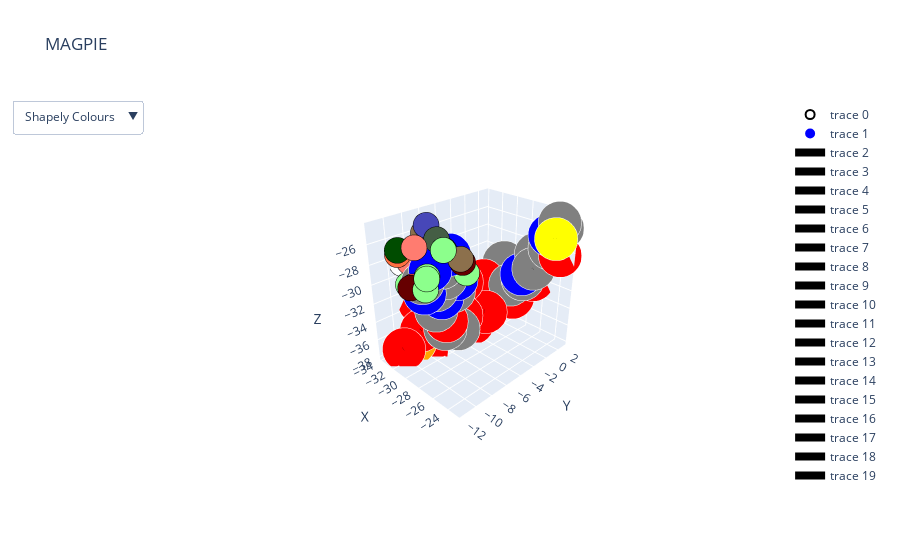

Here is the notebook cell this chart was saved with:
### Code cell
#@title #4. Plot points in 3d viewer
#@markdown This might take a couple of minutes depending of the size of the data set. Takes ~1 around one minute for protein-protein example.
from matplotlib.pyplot import plot
configure_plotly_browser_state()
df_target,df_binder = sequence_logo_main.plot(pdb_files, target_chain,binding_chain,is_ligand,plot_list, distance)

### Figure 1 — Plotly figure (JSON) as saved in the notebook; plotly's stock layout.template omitted (floating-point values rounded to 4 significant figures)
{"data": [{"hoverinfo": "text", "hoverlabel": {"bgcolor": "yellow", "bordercolor": "black"}, "marker": {"color": ["#FFFFFF", "#FFFFFF", "#FF7C70", "#455E45", "#660000", "#FF4C4C", "#8CFF8C", "#FF4C4C", "#8CFF8C", "#660000", "#660000", "#8CFF8C", "#004C00", "#FF7C70", "#FF7042", "#00007C", "#00007C", "#455E45", "#4747B8", "#660000", "#004C00", "#8CFF8C", "#8CFF8C", "#8CFF8C", "#8C704C", "#FFFFFF", "#FF7C70", "#455E45", "#660000", "#FF4C4C", "#8CFF8C", "#FF4C4C", "#8CFF8C", "#660000", "#660000", "#8CFF8C", "#00007C", "#00007C", "#8C704C", "#660000", "#004C00", "#8C704C"], "line": {"color": "black", "width": 2}, "size": 9}, "mode": "markers", "text": ["GLY", "GLY", "ASN", "LEU", "GLU", "GLN", "ALA", "GLN", "ALA", "GLU", "GLU", "ALA", "ILE", "ASN", "SER", "ARG", "ARG", "LEU", "LYS", "GLU", "ILE", "ALA", "ALA", "ALA", "TYR", "GLY", "ASN", "LEU", "GLU", "GLN", "ALA", "GLN", "ALA", "GLU", "GLU", "ALA", "ARG", "ARG", "TYR", "GLU", "ILE", "TYR"], "x": [-33.45, -33.64, -32.16, -33.52, -30.24, -30.22, -30.87, -30.51, -28.68, -30.6, -30.88, -27.92, -30.24, -29.17, -31.26, -33.27, -33.18, -28.21, -30.98, -27.84, -29.96, -27.55, -27.48, -27.3, -26.43, -33.45, -32.16, -33.52, -30.24, -30.22, -30.87, -30.51, -28.68, -30.6, -30.88, -27.92, -33.27, -33.18, -32.85, -27.84, -29.96, -26.43], "y": [-8.423, -8.81, -9.009, -8.149, -10.48, -10.27, -10.24, -9.035, -10.07, -8.883, -8.611, -5.899, -11.55, -10.62, -10.87, -8.781, -9.006, -9.008, -7.803, -6.447, -6.739, -10.72, -10.82, -9.092, -8.006, -8.423, -9.009, -8.149, -10.48, -10.27, -10.24, -9.035, -10.07, -8.883, -8.611, -5.899, -8.781, -9.006, -6.682, -6.447, -6.739, -8.006], "z": [-28.57, -28.63, -27.93, -27.77, -29.36, -29.3, -29.34, -28.65, -29.11, -28.55, -28.59, -28.66, -25.46, -25.19, -26.37, -27.48, -27.48, -24.66, -24.43, -27.43, -26.79, -27.24, -27.37, -25.31, -26.17, -28.57, -27.93, -27.77, -29.36, -29.3, -29.34, -28.65, -29.11, -28.55, -28.59, -28.66, -27.48, -27.48, -25.96, -27.43, -26.79, -26.17], "type": "scatter3d"}, {"hoverinfo": "text", "hoverlabel": {"bgcolor": "gray", "bordercolor": "white"}, "marker": {"color": ["#0000FF", "#808080", "#0000FF", "#808080", "#808080", "#808080", "#0000FF", "#0000FF", "#808080", "#0000FF", "#808080", "#808080", "#FF0000", "#808080", "#FF0000", "#FFA500", "#FF0000", "#FF0000", "#FF0000", "#808080", "#FF0000", "#808080", "#FF0000", "#FFA500", "#FF0000", "#FF0000", "#FF0000", "#FFA500", "#FF0000", "#FF0000", "#FF0000", "#808080", "#808080", "#808080", "#808080", "#808080", "#FF0000", "#808080", "#FF0000", "#0000FF", "#808080", "#808080", "#808080", "#FF0000", "#0000FF", "#808080", "#808080", "#FFFF00"], "line": {"color": "white", "width": 5}, "size": 15}, "mode": "markers", "text": ["N1A", "C2A", "N3A", "C4A", "C5A", "C6A", "N6A", "N7A", "C8A", "N9A", "C1B", "C2B", "O2B", "C3B", "O3B", "P3B", "O7A", "O8A", "O9A", "C4B", "O4B", "C5B", "O5B", "P1A", "O1A", "O2A", "O3A", "P2A", "O4A", "O5A", "O6A", "CBP", "CCP", "CDP", "CEP", "CAP", "OAP", "C9P", "O9P", "N8P", "C7P", "C6P", "C5P", "O5P", "N4P", "C3P", "C2P", "S1P"], "x": [-29.74, -29.99, -30.22, -30.14, -29.87, -29.69, -29.54, -29.78, -30.0, -30.25, -30.61, -31.91, -33.09, -31.68, -31.89, -32.39, -32.27, -33.83, -31.56, -30.17, -29.6, -29.77, -30.35, -30.35, -30.56, -29.01, -31.53, -31.9, -33.31, -31.71, -30.86, -29.89, -30.93, -29.95, -30.12, -28.5, -28.11, -27.35, -26.86, -26.9, -25.78, -26.21, -25.02, -24.0, -25.14, -24.04, -23.62, -22.95], "y": [-8.624, -9.392, -9.026, -7.696, -6.775, -7.282, -6.51, -5.494, -5.666, -6.967, -7.453, -6.85, -7.515, -7.006, -8.39, -8.938, -10.39, -8.426, -8.188, -6.766, -7.06, -5.381, -4.41, -2.828, -2.61, -2.253, -2.117, -1.775, -1.327, -3.015, -0.682, 1.543, 0.626, 2.941, 1.652, 0.892, 0.856, 1.454, 2.542, 0.685, 1.07, 1.913, 2.425, 2.795, 2.431, 2.815, 1.698, 0.353], "z": [-28.09, -29.16, -30.42, -30.55, -29.56, -28.25, -27.17, -30.08, -31.36, -31.72, -33.05, -33.59, -33.13, -35.09, -35.45, -36.88, -36.92, -37.04, -37.96, -35.24, -33.95, -35.68, -34.78, -35.12, -36.58, -34.7, -34.32, -32.81, -32.77, -31.95, -32.29, -32.24, -32.89, -32.88, -30.73, -32.5, -33.85, -31.66, -31.95, -30.67, -29.82, -28.64, -27.86, -28.44, -26.54, -25.66, -24.73, -25.74], "type": "scatter3d"}, {"line": {"color": "black", "width": 8}, "mode": "lines", "x": [-29.74, -29.99], "y": [-8.624, -9.392], "z": [-28.09, -29.16], "type": "scatter3d"}, {"line": {"color": "black", "width": 8}, "mode": "lines", "x": [-29.74, -29.69], "y": [-8.624, -7.282], "z": [-28.09, -28.25], "type": "scatter3d"}, {"line": {"color": "black", "width": 8}, "mode": "lines", "x": [-29.74, -29.99], "y": [-8.624, -9.392], "z": [-28.09, -29.16], "type": "scatter3d"}, {"line": {"color": "black", "width": 8}, "mode": "lines", "x": [-29.99, -30.22], "y": [-9.392, -9.026], "z": [-29.16, -30.42], "type": "scatter3d"}, {"line": {"color": "black", "width": 8}, "mode": "lines", "x": [-29.99, -30.22], "y": [-9.392, -9.026], "z": [-29.16, -30.42], "type": "scatter3d"}, {"line": {"color": "black", "width": 8}, "mode": "lines", "x": [-30.22, -30.14], "y": [-9.026, -7.696], "z": [-30.42, -30.55], "type": "scatter3d"}, {"line": {"color": "black", "width": 8}, "mode": "lines", "x": [-30.22, -30.14], "y": [-9.026, -7.696], "z": [-30.42, -30.55], "type": "scatter3d"}, {"line": {"color": "black", "width": 8}, "mode": "lines", "x": [-30.14, -29.87], "y": [-7.696, -6.775], "z": [-30.55, -29.56], "type": "scatter3d"}, {"line": {"color": "black", "width": 8}, "mode": "lines", "x": [-30.14, -30.25], "y": [-7.696, -6.967], "z": [-30.55, -31.72], "type": "scatter3d"}, {"line": {"color": "black", "width": 8}, "mode": "lines", "x": [-30.14, -29.87], "y": [-7.696, -6.775], "z": [-30.55, -29.56], "type": "scatter3d"}, {"line": {"color": "black", "width": 8}, "mode": "lines", "x": [-29.87, -29.69], "y": [-6.775, -7.282], "z": [-29.56, -28.25], "type": "scatter3d"}, {"line": {"color": "black", "width": 8}, "mode": "lines", "x": [-29.87, -29.78], "y": [-6.775, -5.494], "z": [-29.56, -30.08], "type": "scatter3d"}, {"line": {"color": "black", "width": 8}, "mode": "lines", "x": [-29.74, -29.69], "y": [-8.624, -7.282], "z": [-28.09, -28.25], "type": "scatter3d"}, {"line": {"color": "black", "width": 8}, "mode": "lines", "x": [-29.87, -29.69], "y": [-6.775, -7.282], "z": [-29.56, -28.25], "type": "scatter3d"}, {"line": {"color": "black", "width": 8}, "mode": "lines", "x": [-29.69, -29.54], "y": [-7.282, -6.51], "z": [-28.25, -27.17], "type": "scatter3d"}, {"line": {"color": "black", "width": 8}, "mode": "lines", "x": [-29.69, -29.54], "y": [-7.282, -6.51], "z": [-28.25, -27.17], "type": "scatter3d"}, {"line": {"color": "black", "width": 8}, "mode": "lines", "x": [-29.87, -29.78], "y": [-6.775, -5.494], "z": [-29.56, -30.08], "type": "scatter3d"}, {"line": {"color": "black", "width": 8}, "mode": "lines", "x": [-29.78, -30.0], "y": [-5.494, -5.666], "z": [-30.08, -31.36], "type": "scatter3d"}, {"line": {"color": "black", "width": 8}, "mode": "lines", "x": [-29.78, -30.0], "y": [-5.494, -5.666], "z": [-30.08, -31.36], "type": "scatter3d"}, {"line": {"color": "black", "width": 8}, "mode": "lines", "x": [-30.0, -30.25], "y": [-5.666, -6.967], "z": [-31.36, -31.72], "type": "scatter3d"}, {"line": {"color": "black", "width": 8}, "mode": "lines", "x": [-30.14, -30.25], "y": [-7.696, -6.967], "z": [-30.55, -31.72], "type": "scatter3d"}, {"line": {"color": "black", "width": 8}, "mode": "lines", "x": [-30.0, -30.25], "y": [-5.666, -6.967], "z": [-31.36, -31.72], "type": "scatter3d"}, {"line": {"color": "black", "width": 8}, "mode": "lines", "x": [-30.25, -30.61], "y": [-6.967, -7.453], "z": [-31.72, -33.05], "type": "scatter3d"}, {"line": {"color": "black", "width": 8}, "mode": "lines", "x": [-30.25, -30.61], "y": [-6.967, -7.453], "z": [-31.72, -33.05], "type": "scatter3d"}, {"line": {"color": "black", "width": 8}, "mode": "lines", "x": [-30.61, -31.91], "y": [-7.453, -6.85], "z": [-33.05, -33.59], "type": "scatter3d"}, {"line": {"color": "black", "width": 8}, "mode": "lines", "x": [-30.61, -29.6], "y": [-7.453, -7.06], "z": [-33.05, -33.95], "type": "scatter3d"}, {"line": {"color": "black", "width": 8}, "mode": "lines", "x": [-30.61, -31.91], "y": [-7.453, -6.85], "z": [-33.05, -33.59], "type": "scatter3d"}, {"line": {"color": "black", "width": 8}, "mode": "lines", "x": [-31.91, -33.09], "y": [-6.85, -7.515], "z": [-33.59, -33.13], "type": "scatter3d"}, {"line": {"color": "black", "width": 8}, "mode": "lines", "x": [-31.91, -31.68], "y": [-6.85, -7.006], "z": [-33.59, -35.09], "type": "scatter3d"}, {"line": {"color": "black", "width": 8}, "mode": "lines", "x": [-31.91, -33.09], "y": [-6.85, -7.515], "z": [-33.59, -33.13], "type": "scatter3d"}, {"line": {"color": "black", "width": 8}, "mode": "lines", "x": [-31.91, -31.68], "y": [-6.85, -7.006], "z": [-33.59, -35.09], "type": "scatter3d"}, {"line": {"color": "black", "width": 8}, "mode": "lines", "x": [-31.68, -31.89], "y": [-7.006, -8.39], "z": [-35.09, -35.45], "type": "scatter3d"}, {"line": {"color": "black", "width": 8}, "mode": "lines", "x": [-31.68, -30.17], "y": [-7.006, -6.766], "z": [-35.09, -35.24], "type": "scatter3d"}, {"line": {"color": "black", "width": 8}, "mode": "lines", "x": [-31.68, -31.89], "y": [-7.006, -8.39], "z": [-35.09, -35.45], "type": "scatter3d"}, {"line": {"color": "black", "width": 8}, "mode": "lines", "x": [-31.89, -32.39], "y": [-8.39, -8.938], "z": [-35.45, -36.88], "type": "scatter3d"}, {"line": {"color": "black", "width": 8}, "mode": "lines", "x": [-31.89, -32.39], "y": [-8.39, -8.938], "z": [-35.45, -36.88], "type": "scatter3d"}, {"line": {"color": "black", "width": 8}, "mode": "lines", "x": [-32.39, -32.27], "y": [-8.938, -10.39], "z": [-36.88, -36.92], "type": "scatter3d"}, {"line": {"color": "black", "width": 8}, "mode": "lines", "x": [-32.39, -33.83], "y": [-8.938, -8.426], "z": [-36.88, -37.04], "type": "scatter3d"}, {"line": {"color": "black", "width": 8}, "mode": "lines", "x": [-32.39, -31.56], "y": [-8.938, -8.188], "z": [-36.88, -37.96], "type": "scatter3d"}, {"line": {"color": "black", "width": 8}, "mode": "lines", "x": [-32.39, -32.27], "y": [-8.938, -10.39], "z": [-36.88, -36.92], "type": "scatter3d"}, {"line": {"color": "black", "width": 8}, "mode": "lines", "x": [-32.39, -33.83], "y": [-8.938, -8.426], "z": [-36.88, -37.04], "type": "scatter3d"}, {"line": {"color": "black", "width": 8}, "mode": "lines", "x": [-32.39, -31.56], "y": [-8.938, -8.188], "z": [-36.88, -37.96], "type": "scatter3d"}, {"line": {"color": "black", "width": 8}, "mode": "lines", "x": [-31.68, -30.17], "y": [-7.006, -6.766], "z": [-35.09, -35.24], "type": "scatter3d"}, {"line": {"color": "black", "width": 8}, "mode": "lines", "x": [-30.17, -29.6], "y": [-6.766, -7.06], "z": [-35.24, -33.95], "type": "scatter3d"}, {"line": {"color": "black", "width": 8}, "mode": "lines", "x": [-30.17, -29.77], "y": [-6.766, -5.381], "z": [-35.24, -35.68], "type": "scatter3d"}, {"line": {"color": "black", "width": 8}, "mode": "lines", "x": [-30.61, -29.6], "y": [-7.453, -7.06], "z": [-33.05, -33.95], "type": "scatter3d"}, {"line": {"color": "black", "width": 8}, "mode": "lines", "x": [-30.17, -29.6], "y": [-6.766, -7.06], "z": [-35.24, -33.95], "type": "scatter3d"}, {"line": {"color": "black", "width": 8}, "mode": "lines", "x": [-30.17, -29.77], "y": [-6.766, -5.381], "z": [-35.24, -35.68], "type": "scatter3d"}, {"line": {"color": "black", "width": 8}, "mode": "lines", "x": [-29.77, -30.35], "y": [-5.381, -4.41], "z": [-35.68, -34.78], "type": "scatter3d"}, {"line": {"color": "black", "width": 8}, "mode": "lines", "x": [-29.77, -30.35], "y": [-5.381, -4.41], "z": [-35.68, -34.78], "type": "scatter3d"}, {"line": {"color": "black", "width": 8}, "mode": "lines", "x": [-30.35, -30.35], "y": [-4.41, -2.828], "z": [-34.78, -35.12], "type": "scatter3d"}, {"line": {"color": "black", "width": 8}, "mode": "lines", "x": [-30.35, -30.35], "y": [-4.41, -2.828], "z": [-34.78, -35.12], "type": "scatter3d"}, {"line": {"color": "black", "width": 8}, "mode": "lines", "x": [-30.35, -30.56], "y": [-2.828, -2.61], "z": [-35.12, -36.58], "type": "scatter3d"}, {"line": {"color": "black", "width": 8}, "mode": "lines", "x": [-30.35, -29.01], "y": [-2.828, -2.253], "z": [-35.12, -34.7], "type": "scatter3d"}, {"line": {"color": "black", "width": 8}, "mode": "lines", "x": [-30.35, -31.53], "y": [-2.828, -2.117], "z": [-35.12, -34.32], "type": "scatter3d"}, {"line": {"color": "black", "width": 8}, "mode": "lines", "x": [-30.35, -30.56], "y": [-2.828, -2.61], "z": [-35.12, -36.58], "type": "scatter3d"}, {"line": {"color": "black", "width": 8}, "mode": "lines", "x": [-30.35, -29.01], "y": [-2.828, -2.253], "z": [-35.12, -34.7], "type": "scatter3d"}, {"line": {"color": "black", "width": 8}, "mode": "lines", "x": [-30.35, -31.53], "y": [-2.828, -2.117], "z": [-35.12, -34.32], "type": "scatter3d"}, {"line": {"color": "black", "width": 8}, "mode": "lines", "x": [-31.53, -31.9], "y": [-2.117, -1.775], "z": [-34.32, -32.81], "type": "scatter3d"}, {"line": {"color": "black", "width": 8}, "mode": "lines", "x": [-31.53, -31.9], "y": [-2.117, -1.775], "z": [-34.32, -32.81], "type": "scatter3d"}, {"line": {"color": "black", "width": 8}, "mode": "lines", "x": [-31.9, -33.31], "y": [-1.775, -1.327], "z": [-32.81, -32.77], "type": "scatter3d"}, {"line": {"color": "black", "width": 8}, "mode": "lines", "x": [-31.9, -31.71], "y": [-1.775, -3.015], "z": [-32.81, -31.95], "type": "scatter3d"}, {"line": {"color": "black", "width": 8}, "mode": "lines", "x": [-31.9, -30.86], "y": [-1.775, -0.682], "z": [-32.81, -32.29], "type": "scatter3d"}, {"line": {"color": "black", "width": 8}, "mode": "lines", "x": [-31.9, -33.31], "y": [-1.775, -1.327], "z": [-32.81, -32.77], "type": "scatter3d"}, {"line": {"color": "black", "width": 8}, "mode": "lines", "x": [-31.9, -31.71], "y": [-1.775, -3.015], "z": [-32.81, -31.95], "type": "scatter3d"}, {"line": {"color": "black", "width": 8}, "mode": "lines", "x": [-31.9, -30.86], "y": [-1.775, -0.682], "z": [-32.81, -32.29], "type": "scatter3d"}, {"line": {"color": "black", "width": 8}, "mode": "lines", "x": [-30.86, -30.93], "y": [-0.682, 0.626], "z": [-32.29, -32.89], "type": "scatter3d"}, {"line": {"color": "black", "width": 8}, "mode": "lines", "x": [-29.89, -30.93], "y": [1.543, 0.626], "z": [-32.24, -32.89], "type": "scatter3d"}, {"line": {"color": "black", "width": 8}, "mode": "lines", "x": [-29.89, -29.95], "y": [1.543, 2.941], "z": [-32.24, -32.88], "type": "scatter3d"}, {"line": {"color": "black", "width": 8}, "mode": "lines", "x": [-29.89, -30.12], "y": [1.543, 1.652], "z": [-32.24, -30.73], "type": "scatter3d"}, {"line": {"color": "black", "width": 8}, "mode": "lines", "x": [-29.89, -28.5], "y": [1.543, 0.892], "z": [-32.24, -32.5], "type": "scatter3d"}, {"line": {"color": "black", "width": 8}, "mode": "lines", "x": [-30.86, -30.93], "y": [-0.682, 0.626], "z": [-32.29, -32.89], "type": "scatter3d"}, {"line": {"color": "black", "width": 8}, "mode": "lines", "x": [-29.89, -30.93], "y": [1.543, 0.626], "z": [-32.24, -32.89], "type": "scatter3d"}, {"line": {"color": "black", "width": 8}, "mode": "lines", "x": [-29.89, -29.95], "y": [1.543, 2.941], "z": [-32.24, -32.88], "type": "scatter3d"}, {"line": {"color": "black", "width": 8}, "mode": "lines", "x": [-29.89, -30.12], "y": [1.543, 1.652], "z": [-32.24, -30.73], "type": "scatter3d"}, {"line": {"color": "black", "width": 8}, "mode": "lines", "x": [-29.89, -28.5], "y": [1.543, 0.892], "z": [-32.24, -32.5], "type": "scatter3d"}, {"line": {"color": "black", "width": 8}, "mode": "lines", "x": [-28.5, -28.11], "y": [0.892, 0.856], "z": [-32.5, -33.85], "type": "scatter3d"}, {"line": {"color": "black", "width": 8}, "mode": "lines", "x": [-28.5, -27.35], "y": [0.892, 1.454], "z": [-32.5, -31.66], "type": "scatter3d"}, {"line": {"color": "black", "width": 8}, "mode": "lines", "x": [-28.5, -28.11], "y": [0.892, 0.856], "z": [-32.5, -33.85], "type": "scatter3d"}, {"line": {"color": "black", "width": 8}, "mode": "lines", "x": [-28.5, -27.35], "y": [0.892, 1.454], "z": [-32.5, -31.66], "type": "scatter3d"}, {"line": {"color": "black", "width": 8}, "mode": "lines", "x": [-27.35, -26.86], "y": [1.454, 2.542], "z": [-31.66, -31.95], "type": "scatter3d"}, {"line": {"color": "black", "width": 8}, "mode": "lines", "x": [-27.35, -26.9], "y": [1.454, 0.685], "z": [-31.66, -30.67], "type": "scatter3d"}, {"line": {"color": "black", "width": 8}, "mode": "lines", "x": [-27.35, -26.86], "y": [1.454, 2.542], "z": [-31.66, -31.95], "type": "scatter3d"}, {"line": {"color": "black", "width": 8}, "mode": "lines", "x": [-27.35, -26.9], "y": [1.454, 0.685], "z": [-31.66, -30.67], "type": "scatter3d"}, {"line": {"color": "black", "width": 8}, "mode": "lines", "x": [-26.9, -25.78], "y": [0.685, 1.07], "z": [-30.67, -29.82], "type": "scatter3d"}, {"line": {"color": "black", "width": 8}, "mode": "lines", "x": [-26.9, -25.78], "y": [0.685, 1.07], "z": [-30.67, -29.82], "type": "scatter3d"}, {"line": {"color": "black", "width": 8}, "mode": "lines", "x": [-25.78, -26.21], "y": [1.07, 1.913], "z": [-29.82, -28.64], "type": "scatter3d"}, {"line": {"color": "black", "width": 8}, "mode": "lines", "x": [-25.78, -26.21], "y": [1.07, 1.913], "z": [-29.82, -28.64], "type": "scatter3d"}, {"line": {"color": "black", "width": 8}, "mode": "lines", "x": [-26.21, -25.02], "y": [1.913, 2.425], "z": [-28.64, -27.86], "type": "scatter3d"}, {"line": {"color": "black", "width": 8}, "mode": "lines", "x": [-26.21, -25.02], "y": [1.913, 2.425], "z": [-28.64, -27.86], "type": "scatter3d"}, {"line": {"color": "black", "width": 8}, "mode": "lines", "x": [-25.02, -24.0], "y": [2.425, 2.795], "z": [-27.86, -28.44], "type": "scatter3d"}, {"line": {"color": "black", "width": 8}, "mode": "lines", "x": [-25.02, -25.14], "y": [2.425, 2.431], "z": [-27.86, -26.54], "type": "scatter3d"}, {"line": {"color": "black", "width": 8}, "mode": "lines", "x": [-25.02, -24.0], "y": [2.425, 2.795], "z": [-27.86, -28.44], "type": "scatter3d"}, {"line": {"color": "black", "width": 8}, "mode": "lines", "x": [-25.02, -25.14], "y": [2.425, 2.431], "z": [-27.86, -26.54], "type": "scatter3d"}, {"line": {"color": "black", "width": 8}, "mode": "lines", "x": [-25.14, -24.04], "y": [2.431, 2.815], "z": [-26.54, -25.66], "type": "scatter3d"}, {"line": {"color": "black", "width": 8}, "mode": "lines", "x": [-25.14, -24.04], "y": [2.431, 2.815], "z": [-26.54, -25.66], "type": "scatter3d"}, {"line": {"color": "black", "width": 8}, "mode": "lines", "x": [-24.04, -23.62], "y": [2.815, 1.698], "z": [-25.66, -24.73], "type": "scatter3d"}, {"line": {"color": "black", "width": 8}, "mode": "lines", "x": [-24.04, -23.62], "y": [2.815, 1.698], "z": [-25.66, -24.73], "type": "scatter3d"}, {"line": {"color": "black", "width": 8}, "mode": "lines", "x": [-23.62, -22.95], "y": [1.698, 0.353], "z": [-24.73, -25.74], "type": "scatter3d"}, {"line": {"color": "black", "width": 8}, "mode": "lines", "x": [-23.62, -22.95], "y": [1.698, 0.353], "z": [-24.73, -25.74], "type": "scatter3d"}], "layout": {"scene": {"camera": {"eye": {"x": 2, "y": -2, "z": 1.5}}, "xaxis": {"title": {"text": "X"}}, "yaxis": {"title": {"text": "Y"}}, "zaxis": {"title": {"text": "Z"}}}, "title": {"text": "MAGPIE"}, "updatemenus": [{"buttons": [{"args": [{"marker.color": [["#FFFFFF", "#FFFFFF", "#FF7C70", "#455E45", "#660000", "#FF4C4C", "#8CFF8C", "#FF4C4C", "#8CFF8C", "#660000", "#660000", "#8CFF8C", "#004C00", "#FF7C70", "#FF7042", "#00007C", "#00007C", "#455E45", "#4747B8", "#660000", "#004C00", "#8CFF8C", "#8CFF8C", "#8CFF8C", "#8C704C", "#FFFFFF", "#FF7C70", "#455E45", "#660000", "#FF4C4C", "#8CFF8C", "#FF4C4C", "#8CFF8C", "#660000", "#660000", "#8CFF8C", "#00007C", "#00007C", "#8C704C", "#660000", "#004C00", "#8C704C"]]}, [0]], "label": "Shapely Colours", "method": "restyle"}, {"args": [{"marker.color": [["#EBEBEB", "#EBEBEB", "#00DCDC", "#0F820F", "#E60A0A", "#00DCDC", "#C8C8C8", "#00DCDC", "#C8C8C8", "#E60A0A", "#E60A0A", "#C8C8C8", "#0F820F", "#00DCDC", "#FA9600", "#145AFF", "#145AFF", "#0F820F", "#145AFF", "#E60A0A", "#0F820F", "#C8C8C8", "#C8C8C8", "#C8C8C8", "#3232AA", "#EBEBEB", "#00DCDC", "#0F820F", "#E60A0A", "#00DCDC", "#C8C8C8", "#00DCDC", "#C8C8C8", "#E60A0A", "#E60A0A", "#C8C8C8", "#145AFF", "#145AFF", "#3232AA", "#E60A0A", "#0F820F", "#3232AA"]]}, [0]], "label": "Amino Colours", "method": "restyle"}], "showactive": true}, {"direction": "down", "x": 0.1, "xanchor": "left", "y": 1.1, "yanchor": "top"}]}}
